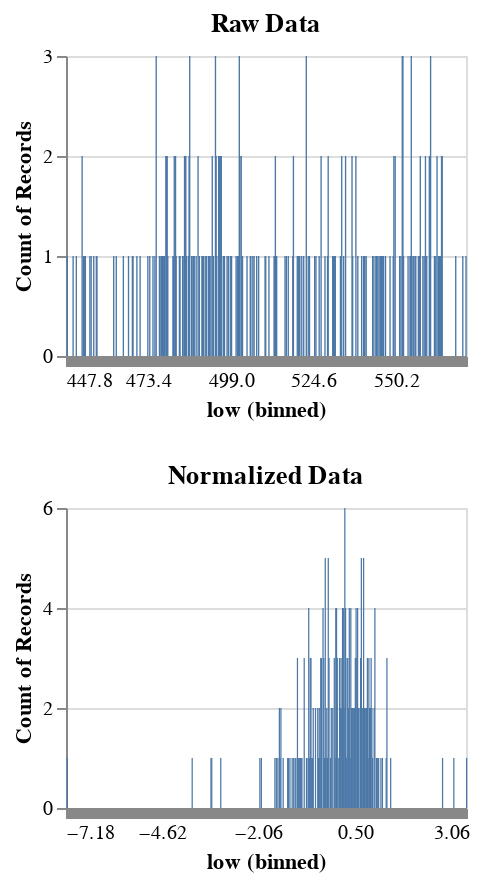

Notebook cell for this chart:
### Code cell
df = d_all_EOD['COST'].iloc[-251:]
col ='low'
chart1 = create_hist(df,'Raw Data ',col)
df = adjust_prev_close(df,col)
chart2 = create_hist(df,'Normalized Data',col)
chart1 & chart2

### Figure 1 — Vega-Lite specification as saved in the notebook (floating-point values rounded to 4 significant figures; data arrays with more than 128 entries replaced by an {"elided": "..."} marker saying what was removed)
{"config": {"view": {"continuousWidth": 400, "continuousHeight": 300}}, "vconcat": [{"data": {"name": "data-c13da7713198db94f2d8763977a4130d"}, "mark": "bar", "encoding": {"x": {"type": "quantitative", "bin": {"maxbins": 1000}, "field": "low"}, "y": {"type": "quantitative", "aggregate": "count"}}, "height": 150, "title": "Raw Data ", "width": 200}, {"data": {"name": "data-e45ecd3cf3a0aaa9f66665051785d32b"}, "mark": "bar", "encoding": {"x": {"type": "quantitative", "bin": {"maxbins": 1000}, "field": "low"}, "y": {"type": "quantitative", "aggregate": "count"}}, "height": 150, "title": "Normalized Data", "width": 200}], "$schema": "https://vega.github.io/schema/vega-lite/v4.8.1.json", "datasets": {"data-c13da7713198db94f2d8763977a4130d": {"elided": "251 records"}, "data-e45ecd3cf3a0aaa9f66665051785d32b": {"elided": "250 records"}}}
